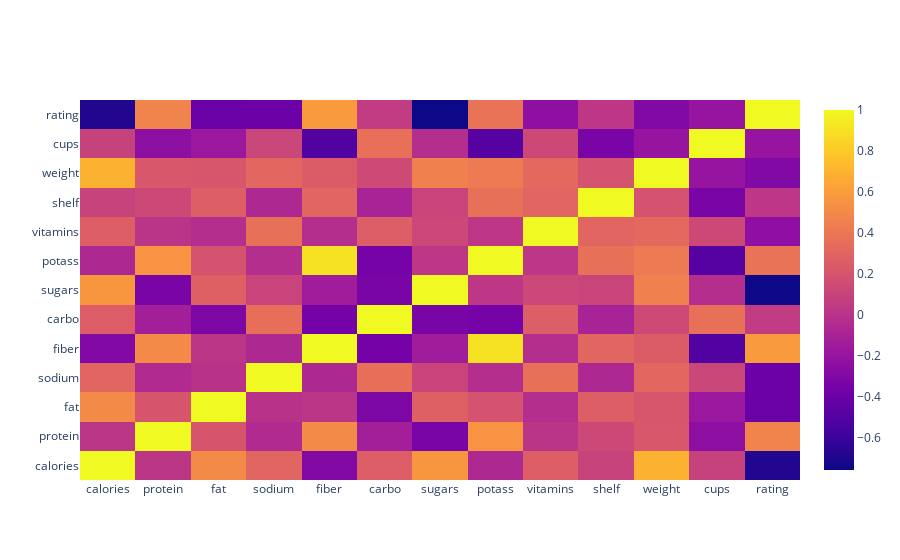

Write notebook code for a chart like this one.
### Code cell
correl = raw_data.corr()

trace = go.Heatmap(z=correl.values,
                  x=correl.index.values,
                  y=correl.columns.values)
data=[trace]
plotly.offline.iplot(data, filename='basic-heatmap')

### Figure 1 — Plotly figure (JSON) as saved in the notebook; plotly's stock layout.template omitted (floating-point values rounded to 4 significant figures; data arrays with more than 128 entries replaced by an {"elided": "..."} marker saying what was removed)
{"data": [{"type": "heatmap", "x": ["calories", "protein", "fat", "sodium", "fiber", "carbo", "sugars", "potass", "vitamins", "shelf", "weight", "cups", "rating"], "y": ["calories", "protein", "fat", "sodium", "fiber", "carbo", "sugars", "potass", "vitamins", "shelf", "weight", "cups", "rating"], "z": {"elided": "13x13 float values"}}], "layout": {}}
